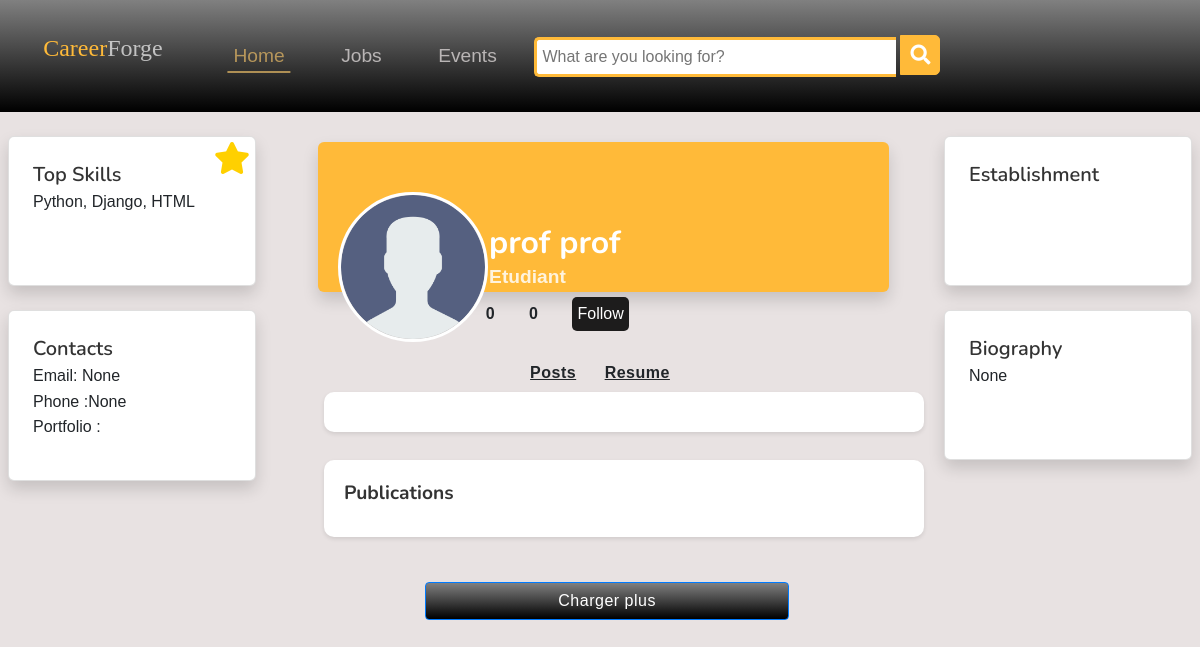
Page /update-profile/1/ on the earlier database version.
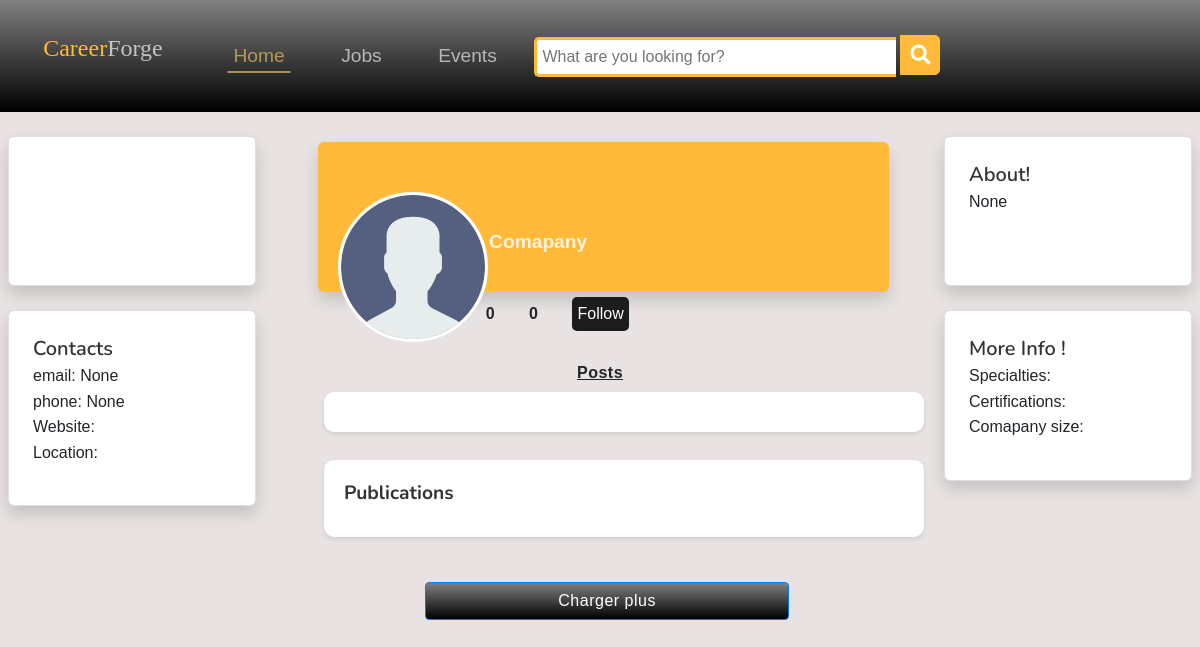
Same page on the later database version.
### Utilisateurs/models.py (models this page shows, shortened)
class Utilisateur(models.Model):
    user=models.OneToOneField(User,on_delete=models.CASCADE)
    REGIONS_CHOICES = [
    ('TANGER-TÉTOUAN-AL HOCEIMA', 'Tanger-Tétouan-Al Hoceima'),
    ('ORIENTAL', 'Oriental'),
    ('FÈS-MEKNÈS', 'Fès-Meknès'),
    ('RABAT-SALÉ-KÉNITRA', 'Rabat-Salé-Kénitra'),
    ('BÉNI MELLAL-KHÉNIFRA', 'Béni Mellal-Khénifra'),
    ('CASABLANCA-SETTAT', 'Casablanca-Settat'),
    ('MARRAKECH-SAFI', 'Marrakech-Safi'),
    ('DRÂA-TAFILALET', 'Drâa-Tafilalet'),
    ('SOUSS-MASSA', 'Souss-Massa'),
    ('GUELMIM-ES-SEMARA', 'Guelmim-Oued Noun'),
    ('LAÂYOUNE-SAKIA EL HAMRA', 'Laâyoune-Sakia El Hamra'),
    ('DAKHLA-OUED ED-DAHAB', 'Dakhla-Oued Ed-Dahab'),
]
    region=models.TextField(choices=REGIONS_CHOICES,max_length=255,default='TANGER-TÉTOUAN-AL HOCEIMA')
    photo_profil=models.ImageField(upload_to='photos/photos_Profil',null=True,blank=False, default='photos/photos_Profil/user_image.png')
    nom = models.CharField(max_length=50,default='&&')
    prenom = models.CharField(max_length=50, default='&&')
    date_naissenc=models.DateField(null=True,blank=False )
    PROFIL_CHOICES = [
        ('etu', 'Etudiant'),
        ('ens', 'Enseignant'),
        ('ent','entreprise'),
    ]
    is_public = models.BooleanField(default=True)  # Attribute for public/private profile
    followers = models.ManyToManyField('self', symmetrical=False, related_name='following_users', blank=True)
    following = models.ManyToManyField('self', symmetrical=False, related_name='followers_users', blank=True)
    type_profil = models.CharField(choices=PROFIL_CHOICES, max_length=3, default='ent')
    email = models.EmailField(null=True, blank=True)
    tele = models.CharField(max_length=20, null=True, blank=True) #just added
    GENDER_CHOICES = [  #just added
        ('M', 'Male'),
        ('F', 'Female'),
    ]
    bio = models.TextField(max_length=255, null=True, blank=True)
    def __str__(self):
        return f"{self.prenom} {self.nom}"

class Etudiant(Utilisateur):
    filiere=models.CharField(max_length=255)
    institution = models.CharField(max_length=255, default='Université XYZ')
    major = models.CharField(max_length=255, default='Génie logiciel')
    year_of_study = models.IntegerField(default=1)
    degree = models.CharField(max_length=255, default='Licence')
    top_skills = models.CharField(max_length=255, default='Python, Django, HTML')

### profil/views.py (the view)
# urls.py: path('', views.profil_page, name='profil_page'),
def profil_page(request, user_id):
    print(request.user)
    utilisateur = Utilisateur.objects.get(id=user_id)
    print(utilisateur)
    is_own_profile = request.user == utilisateur.user
    print(is_own_profile)# Assuming you have a 'user' field in your Utilisateur model
    publications_utilisateur = Publication.objects.filter(auteur=utilisateur)
    return render(request, 'profil/profileEtudiant.html', {'utilisateur': utilisateur, 'is_own_profile': is_own_profile,'publications': publications_utilisateur})

### profil/templates/profil/profileEtudiant.html (shortened to what the changed rows need)
{% extends "base.html" %}
{% load static %}
{% block content  %}
<head>
        <link href="{% static 'assets/libs/simplebar/simplebar.min.css'%}" rel="stylesheet">
        <link href="{% static 'assets/css/bootstrap.min.css'%}" class="theme-opt" rel="stylesheet" type="text/css" />
        <link rel="stylesheet" href="https://stackpath.bootstrapcdn.com/bootstrap/4.5.2/css/bootstrap.min.css">
        <link rel="stylesheet" href="https://cdnjs.cloudflare.com/ajax/libs/font-awesome/5.15.4/css/all.min.css" />
        <link href="{% static 'assets/libs/@mdi/font/css/materialdesignicons.min.css'%}" rel="stylesheet" type="text/css">
        <link href="{% static 'assets/css/icons.min.css'%}" rel="stylesheet" type="text/css" />
        <link href="{% static 'assets/libs/@iconscout/unicons/css/line.css'%}" type="text/css" rel="stylesheet" />
        <link href="{% static 'assets/css/style.min.css'%}" class="theme-opt" rel="stylesheet" type="text/css" />
        <link rel="stylesheet" href="{% static 'profile-student.css' %}">
        <link rel="stylesheet" href="{% static 'file1.css'%}">
</head>
<body>
    {% if utilisateur.type_profil == 'etu' %}
    <nav>
        <div class="sm widget card border-1 rounded shadow p-4 mt-4 mx-2">
            <h5 class="mb-0">Top Skills</h5>
            <p>{{utilisateur.etudiant.top_skills}}<br>
            <span class="yellow-star"><i class="fas fa-star fa-2x"></i></span>
        </div>
        <div class="sm widget card border-1 rounded shadow p-4 mt-4 mx-2">
            <h5 class="mb-0">Contacts</h5>
            <p>Email: {{utilisateur.email}}<br>Phone :{{utilisateur.tele}} <br>Portfolio :{{utilisateur.etudiant.portfolio}}</p>
        </div>
    </nav>
    <aside >
        <div class="sm widget card border-1 rounded shadow p-4 mt-4 mx-2">
            <h5 class="mb-0">Establishment</h5>
        </div>
        <div class="sm widget card border-1 rounded shadow p-4 mt-4 mx-2">
            <h5 class="mb-0">Biography</h5>
            <p>{{utilisateur.bio}}</p>
        </div>
    </aside>
    {% endif %}
    {% if utilisateur.type_profil == 'ent' %}
    <nav>
        <div class="sm widget card border-1 rounded shadow p-4 mt-4 mx-2">
        </div>
        <div class="sm widget card border-1 rounded shadow p-4 mt-4 mx-2">
            <h5 class="mb-0">Contacts</h5>
            <p>email: {{utilisateur.email}}<br>phone: {{utilisateur.tele}} <br>Website: {{utilisateur.entreprise.website3}} <br>
                Location: {{utilisateur.entreprise.location}}
            </p>
        </div>
    </nav>
    <aside >
        <div class="sm widget card border-1 rounded shadow p-4 mt-4 mx-2">
            <h5 class="mb-0">About!</h5>
            <p>{{utilisateur.bio}}</br>
        </div>
        <div class="sm widget card border-1 rounded shadow p-4 mt-4 mx-2">
            <h5 class="mb-0">More Info !</h5>
            <p>Specialties: {{utilisateur.entreprise.specialties}} <br>
            Certifications: {{utilisateur.entreprise.certifications}} <br>
            Comapany size: {{utilisateur.entreprise.size}} <br>
        </p>
        </div>
    </aside>
    {% endif %}
    <section>
    <div class="firstprf">
        <div class="cover-photo">
            <div class="cover-pic border-1 rounded shadow"></div>
            <label for="profile-upload" class="profile-upload-label">
                <img src="{{ utilisateur.photo_profil.url }}" alt="Profile Picture" class="profile-pic" id="profile-preview">
            </label>
            {% if utilisateur.type_profil == 'etu' %}
            <h1 class="user-name">{{utilisateur.nom}} {{utilisateur.prenom}}</h1>
            <h2 class="user-role">Etudiant</h2>
            {% endif %}
            {% if utilisateur.type_profil == 'ent' %}
            <h2 class="user-role">Comapany</h2>
            {% endif %}
        </div>
        <div class="profile-details">
            <div class="follow-info">
                <span>{{utilisateur.following.count}}</span>
                <span>{{utilisateur.followers.count}}</span>
                {% if not is_own_profile %}
                <button class="follow-button unfollowed" onclick="toggleFollow(this)">Follow</button>
                {% endif %}
            </div>
        </div>
    </div>
    <div class="text-center mt-4 op1">
        {% if not is_own_profile %}
        <button id="posts-button" class="btn btn-outline primary ">Posts</button>
        {% if not utilisateur.type_profil == 'ent' %}
        <button id="resume-button" class="btn btn-outline primary">Resume</button>
        {% endif %}
        {% endif %}
    </div>
</body>
{% endblock content %}

Differences in the rows shown:
changed Utilisateur "None": type_profil "etu" → "ent" (drawn); etudiant.top_skills "Python, Django, HTML" → (not shown); nom "prof" → (not shown); prenom "prof" → (not shown)
Other differences:
text no longer shown: "Top Skills Email: Phone : Portfolio : Establishment Biography Etudiant Resume"
text now shown: "email: phone: Website: Location: About! More Info ! Specialties: Certifications: Comapany size: Comapany"
